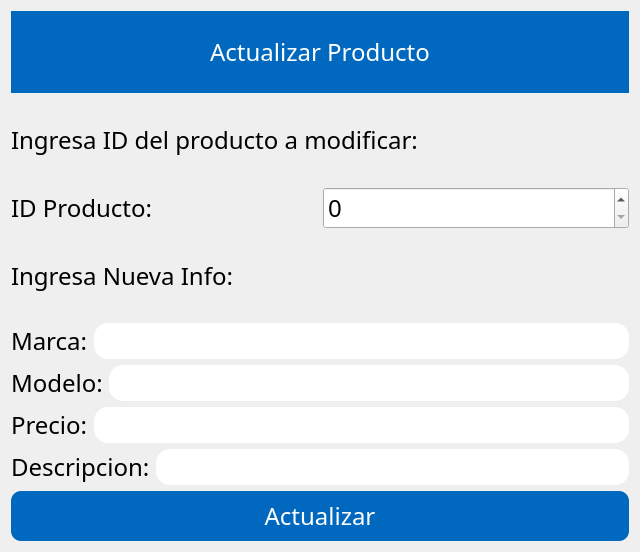
<?xml version="1.0" encoding="UTF-8"?>
<ui version="4.0">
 <class>actualizarProducto</class>
 <widget class="QDialog" name="actualizarProducto">
  <property name="geometry">
   <rect>
    <x>0</x>
    <y>0</y>
    <width>640</width>
    <height>552</height>
   </rect>
  </property>
  <property name="windowTitle">
   <string>Dialog</string>
  </property>
  <property name="styleSheet">
   <string notr="true">*{
	font-family:century gothic;
	font-size:24px;
}

QPushButton{
	background:#0069BF;
	border-radius:10px;
	color:white;
}

QPushButton:hover{
	background:#008EFF;
}

QLineEdit{
	border-radius:14px;
}

QHeaderView::section {
    background-color: #1869A9;
	color: white;
    padding: 4px;
    font-size: 14pt;
    border-style: none;
    border-bottom: 1px solid #16618B;
    border-right: 1px solid #fffff8;
}</string>
  </property>
  <layout class="QGridLayout" name="gridLayout">
   <item row="1" column="0" colspan="2">
    <widget class="QLabel" name="label_2">
     <property name="text">
      <string>Ingresa ID del producto a modificar:</string>
     </property>
    </widget>
   </item>
   <item row="4" column="0" colspan="2">
    <layout class="QHBoxLayout" name="horizontalLayout_4">
     <item>
      <widget class="QLabel" name="label_5">
       <property name="text">
        <string>Marca:</string>
       </property>
      </widget>
     </item>
     <item>
      <widget class="QLineEdit" name="leMarca"/>
     </item>
    </layout>
   </item>
   <item row="5" column="0" colspan="2">
    <layout class="QHBoxLayout" name="horizontalLayout_3">
     <item>
      <widget class="QLabel" name="label_6">
       <property name="text">
        <string>Modelo:</string>
       </property>
      </widget>
     </item>
     <item>
      <widget class="QLineEdit" name="leModelo"/>
     </item>
    </layout>
   </item>
   <item row="0" column="0" colspan="2">
    <widget class="QLabel" name="label">
     <property name="minimumSize">
      <size>
       <width>0</width>
       <height>50</height>
      </size>
     </property>
     <property name="styleSheet">
      <string notr="true">background:#0069BF;
color: white;
</string>
     </property>
     <property name="text">
      <string>Actualizar Producto</string>
     </property>
     <property name="alignment">
      <set>Qt::AlignCenter</set>
     </property>
    </widget>
   </item>
   <item row="6" column="0" colspan="2">
    <layout class="QHBoxLayout" name="horizontalLayout_2">
     <item>
      <widget class="QLabel" name="label_7">
       <property name="text">
        <string>Precio:</string>
       </property>
      </widget>
     </item>
     <item>
      <widget class="QLineEdit" name="lePrecio"/>
     </item>
    </layout>
   </item>
   <item row="3" column="0" colspan="2">
    <widget class="QLabel" name="label_4">
     <property name="text">
      <string>Ingresa Nueva Info:</string>
     </property>
    </widget>
   </item>
   <item row="7" column="0" colspan="2">
    <layout class="QHBoxLayout" name="horizontalLayout">
     <item>
      <widget class="QLabel" name="label_8">
       <property name="text">
        <string>Descripcion:</string>
       </property>
      </widget>
     </item>
     <item>
      <widget class="QLineEdit" name="leDescripcion"/>
     </item>
    </layout>
   </item>
   <item row="8" column="0" colspan="2">
    <widget class="QPushButton" name="btnActualizar">
     <property name="minimumSize">
      <size>
       <width>0</width>
       <height>50</height>
      </size>
     </property>
     <property name="text">
      <string>Actualizar</string>
     </property>
    </widget>
   </item>
   <item row="2" column="0" colspan="2">
    <layout class="QHBoxLayout" name="horizontalLayout_5">
     <item>
      <widget class="QLabel" name="label_3">
       <property name="text">
        <string>ID Producto:</string>
       </property>
      </widget>
     </item>
     <item>
      <widget class="QSpinBox" name="spinBox"/>
     </item>
    </layout>
   </item>
  </layout>
 </widget>
 <resources/>
 <connections/>
</ui>
